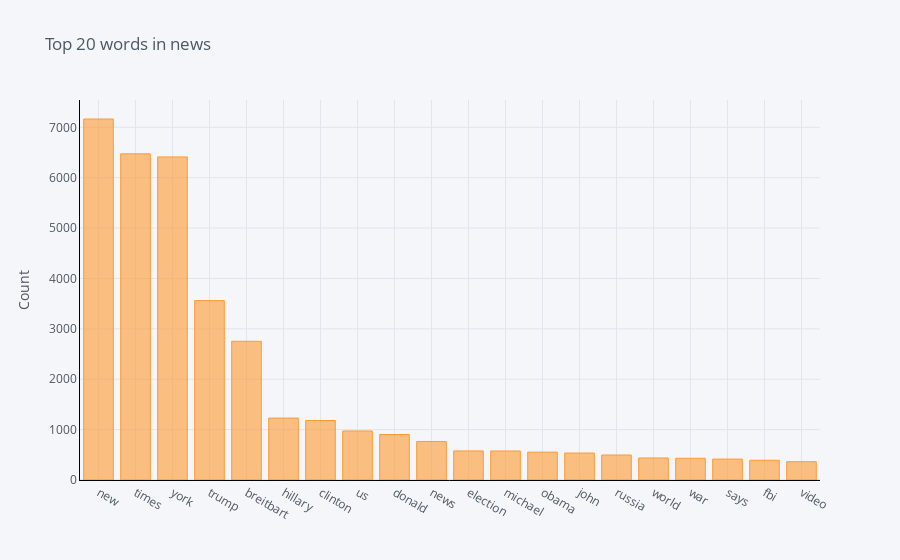

Source (notebook cell):
### Code cell
#Function to get top n words
def get_top_n_words(corpus, n=None):
    vec = CountVectorizer().fit(corpus)
    bag_of_words = vec.transform(corpus)
    sum_words = bag_of_words.sum(axis=0) 
    words_freq = [(word, sum_words[0, idx]) for word, idx in vec.vocabulary_.items()]
    words_freq =sorted(words_freq, key = lambda x: x[1], reverse=True)
    return words_freq[:n]

#Calling function and return only top 20 words
common_words = get_top_n_words(clean_news['news'], 20)

#Printing the word and frequency
for word, freq in common_words:
    print(word, freq)

#Creating the dataframe of word and frequency
df1 = pd.DataFrame(common_words, columns = ['news' , 'count'])

#Group by words and plot the sum
df1.groupby('news').sum()['count'].sort_values(ascending=False).iplot(
    kind='bar', yTitle='Count', linecolor='black', title='Top 20 words in news')

### Figure 1 — Plotly figure (JSON) as saved in the notebook; plotly's stock layout.template omitted (floating-point values rounded to 4 significant figures)
{"data": [{"marker": {"color": "rgba(255, 153, 51, 0.6)", "line": {"color": "rgba(255, 153, 51, 1.0)", "width": 1}}, "name": "count", "orientation": "v", "text": "", "type": "bar", "x": ["new", "times", "york", "trump", "breitbart", "hillary", "clinton", "us", "donald", "news", "election", "michael", "obama", "john", "russia", "world", "war", "says", "fbi", "video"], "y": [7165, 6474, 6412, 3561, 2753, 1229, 1181, 973, 903, 765, 577, 576, 553, 535, 496, 437, 431, 415, 392, 363]}], "layout": {"autosize": true, "legend": {"bgcolor": "#F5F6F9", "font": {"color": "#4D5663"}}, "paper_bgcolor": "#F5F6F9", "plot_bgcolor": "#F5F6F9", "title": {"font": {"color": "#4D5663"}, "text": "Top 20 words in news"}, "xaxis": {"autorange": true, "gridcolor": "#E1E5ED", "linecolor": "black", "range": [-0.5, 19.5], "showgrid": true, "tickfont": {"color": "#4D5663"}, "title": {"font": {"color": "#4D5663"}, "text": ""}, "type": "category", "zerolinecolor": "#E1E5ED"}, "yaxis": {"autorange": true, "gridcolor": "#E1E5ED", "linecolor": "black", "range": [0, 7542.0], "showgrid": true, "tickfont": {"color": "#4D5663"}, "title": {"font": {"color": "#4D5663"}, "text": "Count"}, "type": "linear", "zerolinecolor": "#E1E5ED"}}}
